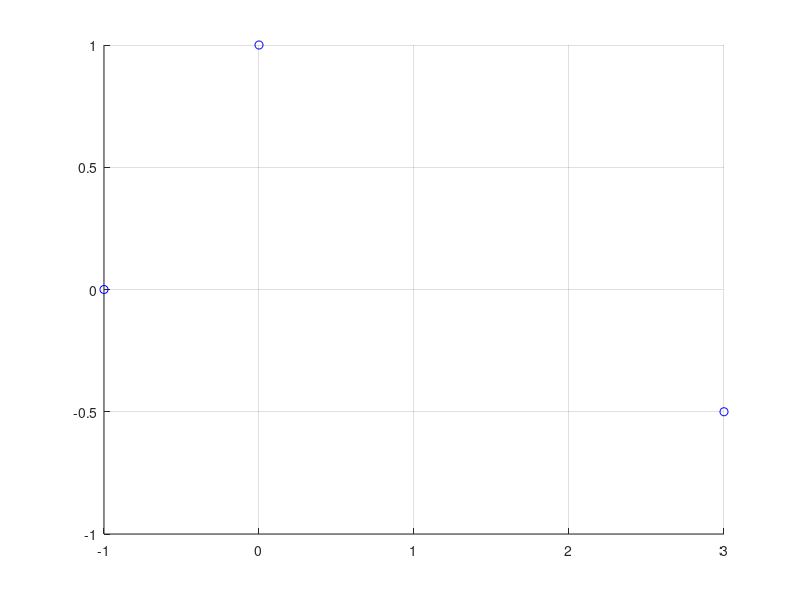

Here is the MATLAB script that generated this plot: (Note: this script raises an error after producing the figure.)
clear variables;
close all;
clc;

% Returns the length of a needed airfoil wing for a given
% two-dimensional wing profile
% P: the points of the 2-D profile
% bc: logical boolean, whether or not a boundary condition
% is given for the problem
% plt: logical boolean, whether to show plots
P = [
    3.00, -0.50;
    0.00,  1.00;
    -1.0, 0.00;
];

bc = false;
plt = true;

% Plot our current 2D foil
if plt
    figure;
    hold on;
    grid on;
    plot(P(:, 1), P(:, 2), 'bo');
end

% With our given points, determine normal
% vectors that correspond to the panels between
% each point. Note, these are only the ENDING points of the vectors
% not the actual "full" vectors
n_end = normal_vectors(P);
% TODO: implement normal vector plot

% Determine the angles between our current panels
% and the horizontal. The default rotation angle is going
% counter-clockwise.
% ie theta1 = rotate panel 1 correct angle so that
% it is parallel with the x-axis
theta = orientation_angles(n_end);

% our panels are now properly rotated, but now we need to move each
% panel so that its midpoint is moved to the origin. That way, we
% can calculate the effect of each *OTHER* panel on this "centered"
% panel. Also, this isn't the most particularly effecient way to
% do this 3D matrix setup, but it will work for now.
% R_rotation is what is actually left-hand multiplied against our existing
% panel vectors to rotate it, hence why it's a function of theta
R_rotation = zeros(2, 2, length(theta));

for i = 1:length(theta)
    R_rotation(:, :, i) = [
        cos(theta(i)),     -sin(theta(i));
        sin(theta(i)),     cos(theta(i));
    ];
end

% Now we need to actually move these to the origin. The way to do
% is to first calculate the midpoints of each of our panels.
% each row corresponds to each panel, as (x, y)
mp = midpoints(P);

% We can now combine the midpoints of each panel, with their
% corresponding R_rotation matrix to create a combined
% R transformation matrix function for a given panel.
R = @(theta) [
    
]
